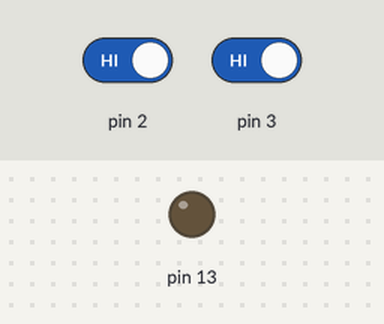
The sketch below on a simulated Arduino Uno, built with avr-gcc and run on an emulated ATmega328P. On the bench: output pins drawn as LEDs (lit = HIGH). Inputs (shaded band) come from the test bench; at power-on: pin 2 HIGH, pin 3 HIGH. What the sketch prints to the serial monitor is not drawn.

Above: at 1.2 s.
1.3 s: pin 2 driven LOW
3.1 s: pin 3 driven LOW
At 4.9 s:
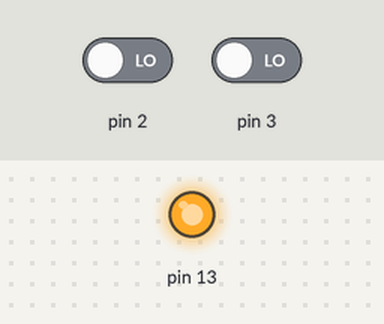
6.1 s: pin 2 driven HIGH
At 6.7 s:
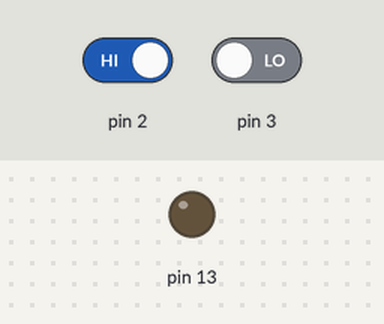
Timing chart, 0 to 9.1 s (numbered marks = the images above; inputs shaded):
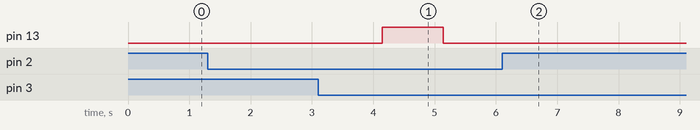

Measured:
- after the input at 1.3 s, every drawn part: stays the same
- after the input at 3.1 s, pin 13: LOW → HIGH after 1.0 s, → LOW 1.0 s later
- after the input at 6.1 s, pin 13: stops changing and stays LOW

The sketch:

_2botonescontador.ino
```cpp
int cont=0;

void setup(){
	Serial.begin(9600);
	pinMode(13,OUTPUT);
	pinMode(2,INPUT);
	pinMode(3,INPUT);
}

void loop(){
	if(digitalRead(3)==LOW){
		cont++;
		Serial.print("BOTON PULSADO CONT=");
		Serial.print(cont);
		Serial.println("");
                delay(1000);
	}

	if(digitalRead(2)==LOW){
		Serial.print("El led prendera ");
		Serial.print(cont);
		Serial.print(" veces");
		for(int x=0; x<cont;x++){
			digitalWrite(13,HIGH);
			delay(1000);
			digitalWrite(13,LOW);
			delay(1000);
		}
                cont=0;
	}
}
```
